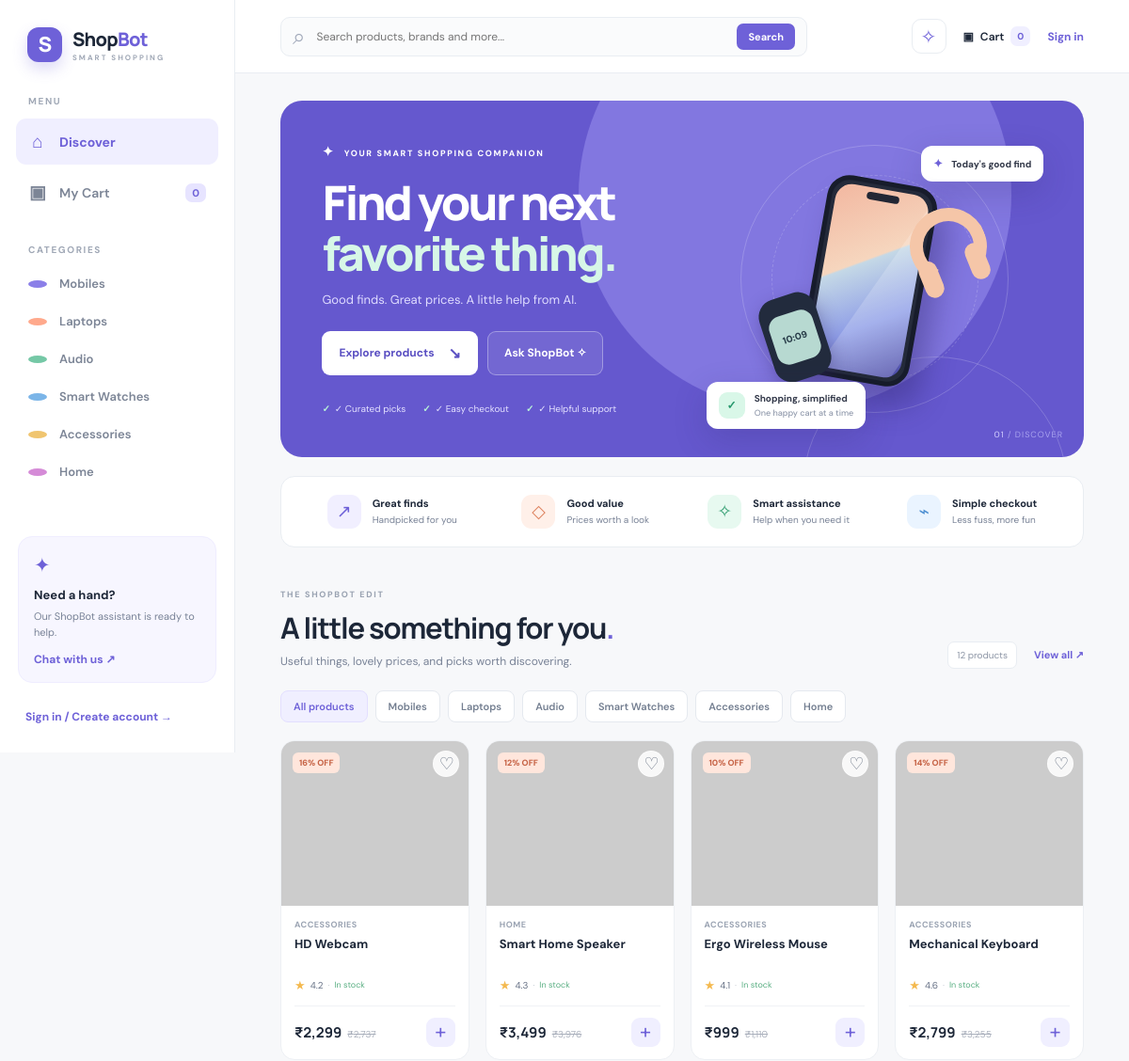
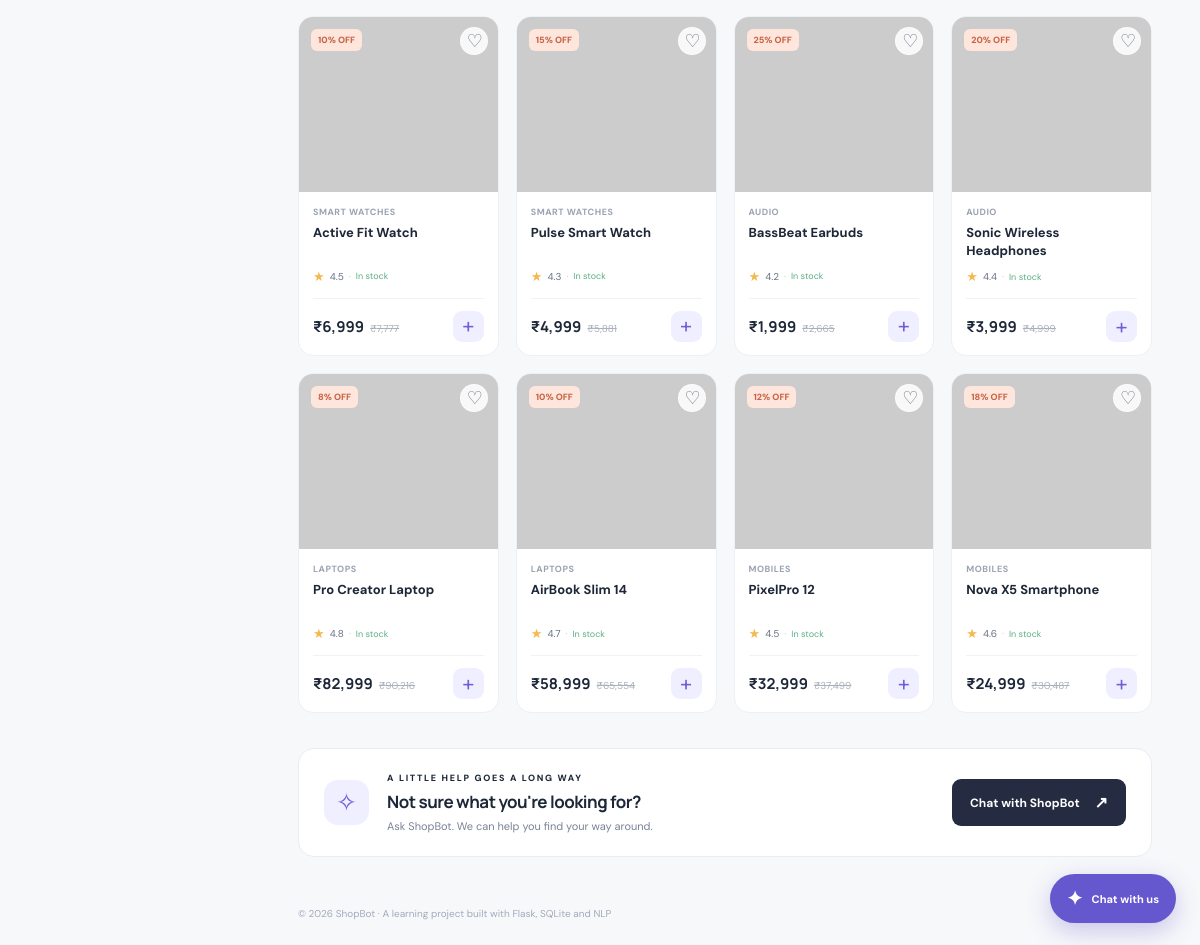
The page / on the database its author committed (2 pictures, top to bottom).
### tables this page shows
CREATE TABLE products (
        id INTEGER PRIMARY KEY AUTOINCREMENT,
        name TEXT NOT NULL,
        category TEXT NOT NULL,
        price REAL NOT NULL,
        rating REAL NOT NULL DEFAULT 4.2,
        discount INTEGER NOT NULL DEFAULT 0,
        stock INTEGER NOT NULL DEFAULT 10,
        image TEXT,
        description TEXT DEFAULT ''
    );

### app.py (the view)
@app.route("/")
def index():
    query = request.args.get("q", "").strip()
    category = request.args.get("category", "").strip()
    if query:
        products = search_products(query)
    else:
        products = get_products(category=category or None)
    categories = ["Mobiles", "Laptops", "Audio", "Smart Watches", "Accessories", "Home"]
    return render_template("index.html", products=products, categories=categories,
                           selected_category=category, query=query)

### app.py (called while the page is built)
def current_user():
    user_id = session.get("user_id")
    if not user_id:
        return None
    db = get_db()
    return db.execute("SELECT id, name, email, is_admin FROM users WHERE id = ?", (user_id,)).fetchone()

@app.context_processor
def inject_globals():
    cart = session.get("cart", {})
    cart_count = sum(int(qty) for qty in cart.values())
    return {"current_user": current_user(), "cart_count": cart_count}

### database.py (called while the page is built)
def get_db():
    if "db" not in g:
        g.db = sqlite3.connect(DB_PATH)
        g.db.row_factory = sqlite3.Row
        g.db.execute("PRAGMA foreign_keys = ON")
    return g.db

def get_products(category=None):
    db = get_db()
    if category:
        return db.execute("SELECT * FROM products WHERE category = ? ORDER BY id DESC", (category,)).fetchall()
    return db.execute("SELECT * FROM products ORDER BY id DESC").fetchall()

### templates/index.html (shortened to what this page needs)
{% extends "base.html" %}
{% block content %}
<section class="hero">
  <div class="hero-copy"><span class="eyebrow"><span class="sparkle">✦</span> YOUR SMART SHOPPING COMPANION</span><h1>Find your next<br><em>favorite thing.</em></h1><p>Good finds. Great prices. A little help from AI.</p><div class="hero-buttons"><a class="btn btn-light" href="#products">Explore products <span>↘</span></a><button class="btn btn-glass" onclick="openChat()">Ask ShopBot ✧</button></div><div class="hero-trust"><span>✓ Curated picks</span><span>✓ Easy checkout</span><span>✓ Helpful support</span></div></div>
  <div class="hero-art"><div class="art-orbit orbit-one"></div><div class="art-orbit orbit-two"></div><div class="float-card float-card-top">✦ <span>Today's good find</span></div><div class="hero-product"><div class="hero-phone"><div class="phone-screen"><div class="phone-cam"></div><div class="phone-shine"></div></div></div><div class="hero-headphones">◉</div><div class="hero-watch"><div class="watch-face">10:09</div></div></div><div class="float-card float-card-bottom"><span class="mini-check">✓</span><div><strong>Shopping, simplified</strong><small>One happy cart at a time</small></div></div></div>
  <div class="hero-number">01 <span>/ DISCOVER</span></div>
</section>
<div class="benefit-strip"><div><span class="benefit-icon">↗</span><span><strong>Great finds</strong><small>Handpicked for you</small></span></div><div><span class="benefit-icon">◇</span><span><strong>Good value</strong><small>Prices worth a look</small></span></div><div><span class="benefit-icon">✧</span><span><strong>Smart assistance</strong><small>Help when you need it</small></span></div><div><span class="benefit-icon">⌁</span><span><strong>Simple checkout</strong><small>Less fuss, more fun</small></span></div></div>
<section class="products-section" id="products">
  <div class="section-heading"><div><span class="eyebrow muted-eyebrow">THE SHOPBOT EDIT</span><h2>{% if query %}Search results{% elif selected_category %}{{ selected_category }}{% else %}A little something for you<span>.</span>{% endif %}</h2><p>{% if query %}Results for “{{ query }}”{% else %}Useful things, lovely prices, and picks worth discovering.{% endif %}</p></div><div class="section-side"><span class="product-count">{{ products|length }} products</span><a href="{{ url_for('index') }}">View all ↗</a></div></div>
  <div class="filter-row"><a class="filter-chip {% if not selected_category and not query %}selected{% endif %}" href="{{ url_for('index') }}">All products</a>{% for cat in categories %}<a class="filter-chip {% if selected_category == cat %}selected{% endif %}" href="{{ url_for('index', category=cat) }}">{{ cat }}</a>{% endfor %}</div>
  {% if products %}
  <div class="product-grid">{% for product in products %}
    <article class="product-card">
      <a class="product-image" href="{{ url_for('product_detail', product_id=product['id']) }}"><img src="{{ product['image'] }}" alt="{{ product['name'] }}" loading="lazy" onerror="this.onerror=null;this.src='https://placehold.co/600x450/f0f2f5/253047?text=ShopBot+Product'">{% if product['discount'] %}<span class="discount-badge">{{ product['discount'] }}% OFF</span>{% endif %}<button class="wish-button" type="button" title="Save item" onclick="event.preventDefault();this.classList.toggle('wished');this.textContent=this.classList.contains('wished')?'♥':'♡'">♡</button></a>
      <div class="product-info"><span class="product-category">{{ product['category'] }}</span><a class="product-name" href="{{ url_for('product_detail', product_id=product['id']) }}">{{ product['name'] }}</a><div class="rating-row"><span class="stars">★</span> {{ product['rating'] }} <span class="rating-divider">·</span> <span class="stock-label">{{ 'In stock' if product['stock'] > 0 else 'Out of stock' }}</span></div><div class="product-bottom"><div><strong class="price">₹{{ "{:,.0f}".format(product['price']) }}</strong>{% if product['discount'] %}<del>₹{{ "{:,.0f}".format(product['price'] / (1-product['discount']/100)) }}</del>{% endif %}</div><form action="{{ url_for('add_to_cart', product_id=product['id']) }}" method="post"><button class="add-button" title="Add to cart" {% if product['stock'] <= 0 %}disabled{% endif %}>+</button></form></div></div>
    </article>
  {% endfor %}</div>
  {% else %}<div class="empty-state"><div>⌕</div><h3>No products found</h3><p>Try another search or view all products.</p><a class="btn btn-primary" href="{{ url_for('index') }}">View all products</a></div>{% endif %}
</section>
<section class="chat-banner"><div class="banner-icon">✧</div><div><span class="eyebrow">A LITTLE HELP GOES A LONG WAY</span><h3>Not sure what you're looking for?</h3><p>Ask ShopBot. We can help you find your way around.</p></div><button class="btn btn-dark" onclick="openChat()">Chat with ShopBot <span>↗</span></button></section>
{% endblock %}

### templates/base.html (shortened to what this page needs)
<!doctype html>
<html lang="en">
<head>
  <link rel="stylesheet" href="{{ url_for('static', filename='css/style.css') }}">
</head>
<body>
<div class="app-shell">
  <aside class="sidebar" id="sidebar">
    <a class="brand" href="{{ url_for('index') }}"><span class="brand-mark">S</span><span>Shop<span class="brand-accent">Bot</span><small>SMART SHOPPING</small></span></a>
    <div class="side-label">MENU</div>
    <nav class="side-nav">
      <a href="{{ url_for('index') }}" class="{% if request.endpoint in ['index','product_detail'] %}active{% endif %}"><span>⌂</span> Discover</a>
      <a href="{{ url_for('cart') }}" class="{% if request.endpoint == 'cart' %}active{% endif %}"><span>▣</span> My Cart <b class="cart-count">{{ cart_count }}</b></a>
    </nav>
    <div class="side-label category-label">CATEGORIES</div>
    <nav class="side-nav category-nav">
      {% for cat in ['Mobiles','Laptops','Audio','Smart Watches','Accessories','Home'] %}
      <a href="{{ url_for('index', category=cat) }}" class="{% if selected_category|default('') == cat %}active{% endif %}"><span class="category-dot dot-{{ loop.index }}"></span>{{ cat }}</a>
      {% endfor %}
    </nav>
    <div class="sidebar-bottom">
      <div class="help-card"><div class="help-icon">✦</div><strong>Need a hand?</strong><p>Our ShopBot assistant is ready to help.</p><button type="button" class="help-link" onclick="openChat()">Chat with us ↗</button></div>
      {% if current_user %}
      <div class="user-mini"><div class="avatar">{{ current_user['name'][0]|upper }}</div><div class="user-meta"><strong>{{ current_user['name'] }}</strong><small>{{ current_user['email'] }}</small></div><a title="Sign out" href="{{ url_for('logout') }}">↗</a></div>
      {% else %}
      <a class="signin-side" href="{{ url_for('login') }}">Sign in / Create account →</a>
      {% endif %}
    </div>
  </aside>
  <main class="main-area">
    <header class="topbar">
      <form class="search-form" action="{{ url_for('index') }}" method="get"><span>⌕</span><input name="q" value="{{ query|default('') }}" placeholder="Search products, brands and more..." aria-label="Search products"><button type="submit">Search</button></form>
      <div class="top-actions"><button class="icon-button" onclick="openChat()" title="Chat support">✧</button><a class="cart-top" href="{{ url_for('cart') }}">▣ <span>Cart</span><b>{{ cart_count }}</b></a>{% if not current_user %}<a class="top-login" href="{{ url_for('login') }}">Sign in</a>{% endif %}</div>
    </header>
    <section class="page-content">
      {% block content %}{% endblock %}
    </section>
    <footer class="footer">© 2026 ShopBot · A learning project built with Flask, SQLite and NLP</footer>
  </main>
</div>
<button class="chat-fab" id="chatFab" onclick="openChat()" aria-label="Open ShopBot assistant"><span>✦</span><i>Chat with us</i></button>
</body>
</html>

### rows shown on the page
products: discount "16", category "ACCESSORIES", name "HD Webcam", rating "4.2", stock "In stock", price "2,299", product['price']/(1-product['discount']/100) "2,737"
products: discount "12", category "HOME", name "Smart Home Speaker", rating "4.3", stock "In stock", price "3,499", product['price']/(1-product['discount']/100) "3,976"
products: discount "10", category "ACCESSORIES", name "Ergo Wireless Mouse", rating "4.1", stock "In stock", price "999", product['price']/(1-product['discount']/100) "1,110"
products: discount "14", category "ACCESSORIES", name "Mechanical Keyboard", rating "4.6", stock "In stock", price "2,799", product['price']/(1-product['discount']/100) "3,255"
products: discount "10", category "SMART WATCHES", name "Active Fit Watch", rating "4.5", stock "In stock", price "6,999", product['price']/(1-product['discount']/100) "7,777"
products: discount "15", category "SMART WATCHES", name "Pulse Smart Watch", rating "4.3", stock "In stock", price "4,999", product['price']/(1-product['discount']/100) "5,881"
products: discount "25", category "AUDIO", name "BassBeat Earbuds", rating "4.2", stock "In stock", price "1,999", product['price']/(1-product['discount']/100) "2,665"
products: discount "20", category "AUDIO", name "Sonic Wireless Headphones", rating "4.4", stock "In stock", price "3,999", product['price']/(1-product['discount']/100) "4,999"
products: discount "8", category "LAPTOPS", name "Pro Creator Laptop", rating "4.8", stock "In stock", price "82,999", product['price']/(1-product['discount']/100) "90,216"
products: discount "10", category "LAPTOPS", name "AirBook Slim 14", rating "4.7", stock "In stock", price "58,999", product['price']/(1-product['discount']/100) "65,554"
products: discount "12", category "MOBILES", name "PixelPro 12", rating "4.5", stock "In stock", price "32,999", product['price']/(1-product['discount']/100) "37,499"
products: discount "18", category "MOBILES", name "Nova X5 Smartphone", rating "4.6", stock "In stock", price "24,999", product['price']/(1-product['discount']/100) "30,487"

### other values the page prints
{{ cart_count }} "0"
{{ cat }} "Mobiles" "Laptops" "Audio" "Smart Watches" "Accessories" "Home"
{{ products|length }} "12"
